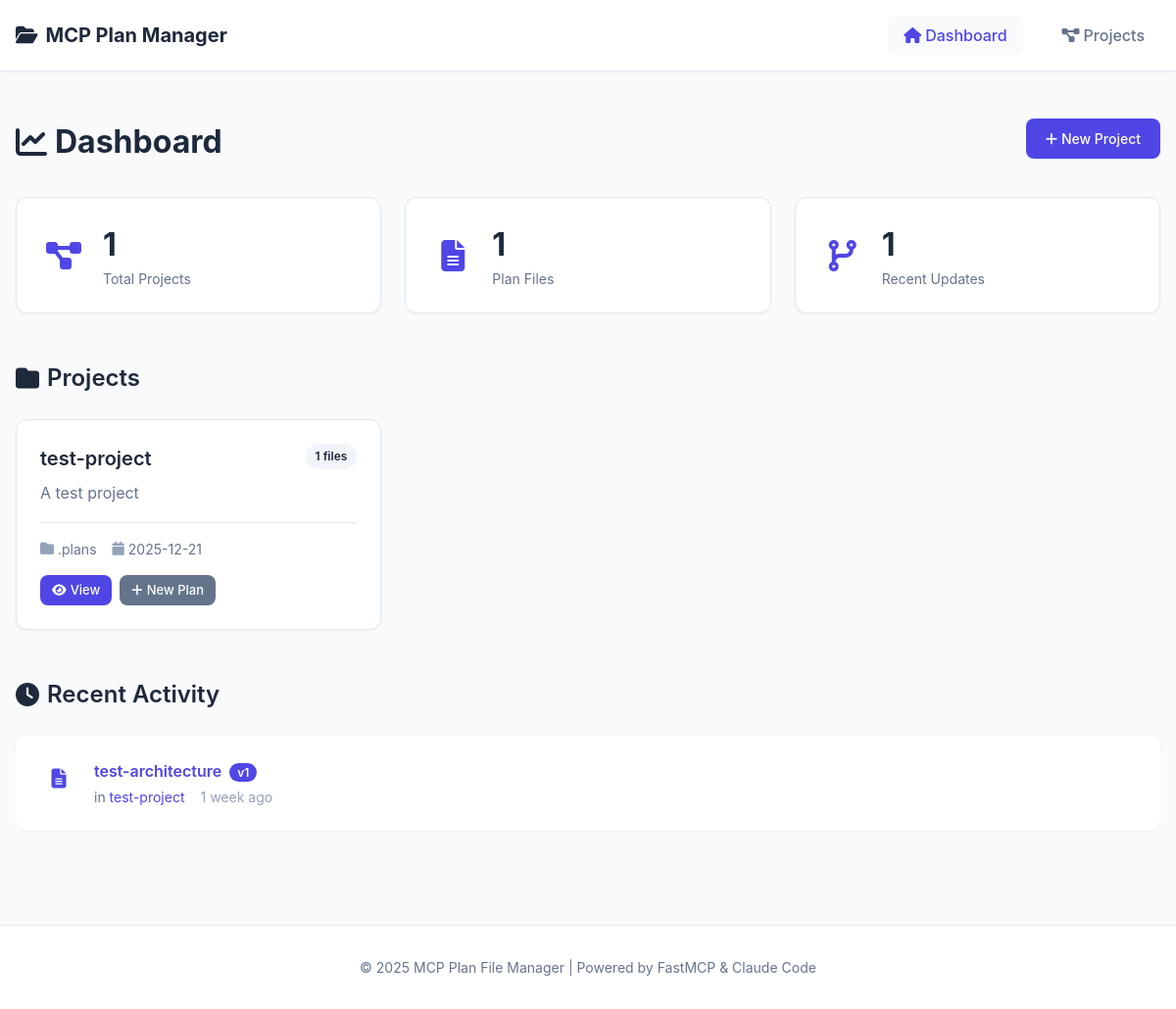
The page / on the database its author committed.
### src/database.py (models this page shows, shortened)
class ProjectModel(Base):
    __tablename__ = "projects"
    id = Column(GUID, primary_key=True, default=uuid.uuid4)
    name = Column(String, unique=True, nullable=False, index=True)
    description = Column(Text)
    project_root = Column(String)  # Absolute path to project root (where .git is)
    plan_directory = Column(String, default=".plans")  # Relative path within project
    auto_gitignore = Column(Boolean, default=True)  # Auto-update .gitignore
    created_at = Column(DateTime, default=datetime.utcnow)
    updated_at = Column(DateTime, default=datetime.utcnow, onupdate=datetime.utcnow)
    plan_files = relationship("PlanFileModel", back_populates="project", cascade="all, delete-orphan")

class PlanFileModel(Base):
    __tablename__ = "plan_files"
    id = Column(GUID, primary_key=True, default=uuid.uuid4)
    project_id = Column(GUID, ForeignKey("projects.id"), nullable=False, index=True)
    name = Column(String, nullable=False)  # Plan name (without .md extension)
    description = Column(Text)
    current_version = Column(Integer, default=1)
    auto_version = Column(Boolean, default=True)  # Auto-increment version on update
    created_at = Column(DateTime, default=datetime.utcnow)
    updated_at = Column(DateTime, default=datetime.utcnow, onupdate=datetime.utcnow)
    project = relationship("ProjectModel", back_populates="plan_files")
    versions = relationship("VersionModel", back_populates="plan_file", cascade="all, delete-orphan")

### src/web.py (the view)
@app.get("/", response_class=HTMLResponse)
async def dashboard(request: Request):
    ensure_db()
    session = get_session()
    projects = db_list_projects(session)
    total_projects = len(projects)
    total_plans = sum(len(p.plan_files) for p in projects)
    recent_activity = []
    for project in projects:
        for plan_file in project.plan_files:
            recent_activity.append({
                'project': project,
                'plan_file': plan_file,
                'updated_at': plan_file.updated_at
            })
    recent_activity.sort(key=lambda x: x['updated_at'] if x['updated_at'] else datetime.min, reverse=True)
    recent_activity = recent_activity[:10]  # Top 10
    return templates.TemplateResponse("dashboard.html", {
        "request": request,
        "projects": projects,
        "total_projects": total_projects,
        "total_plans": total_plans,
        "recent_activity": recent_activity
    })

### web/templates/dashboard.html (shortened to what this page needs)
{% extends "base.html" %}
{% block content %}
<div class="dashboard">
    <header class="page-header">
        <h1><i class="fas fa-chart-line"></i> Dashboard</h1>
        <a href="/projects/new" class="btn btn-primary">
            <i class="fas fa-plus"></i> New Project
        </a>
    </header>
    <div class="stats-grid">
        <div class="stat-card">
            <div class="stat-icon">
                <i class="fas fa-project-diagram"></i>
            </div>
            <div class="stat-info">
                <div class="stat-value">{{ total_projects }}</div>
                <div class="stat-label">Total Projects</div>
            </div>
        </div>
        <div class="stat-card">
            <div class="stat-icon">
                <i class="fas fa-file-alt"></i>
            </div>
            <div class="stat-info">
                <div class="stat-value">{{ total_plans }}</div>
                <div class="stat-label">Plan Files</div>
            </div>
        </div>
        <div class="stat-card">
            <div class="stat-icon">
                <i class="fas fa-code-branch"></i>
            </div>
            <div class="stat-info">
                <div class="stat-value">{{ recent_activity|length }}</div>
                <div class="stat-label">Recent Updates</div>
            </div>
        </div>
    </div>
    <section class="content-section">
        <h2><i class="fas fa-folder"></i> Projects</h2>
        {% if projects %}
        <div class="projects-grid">
            {% for project in projects %}
            <div class="project-card">
                <div class="project-header">
                    <h3>{{ project.name }}</h3>
                    <span class="badge">{{ project.plan_files|length }} files</span>
                </div>
                <p class="project-description">
                    {{ project.description or 'No description' }}
                </p>
                <div class="project-meta">
                    <span class="meta-item">
                        <i class="fas fa-folder"></i>
                        {{ project.plan_directory }}
                    </span>
                    <span class="meta-item">
                        <i class="fas fa-calendar"></i>
                        {{ project.created_at.strftime('%Y-%m-%d') if project.created_at }}
                    </span>
                </div>
                <div class="project-actions">
                    <a href="/projects/{{ project.id }}" class="btn btn-sm btn-primary">
                        <i class="fas fa-eye"></i> View
                    </a>
                    <a href="/projects/{{ project.id }}/plans/new" class="btn btn-sm btn-secondary">
                        <i class="fas fa-plus"></i> New Plan
                    </a>
                </div>
            </div>
            {% endfor %}
        </div>
        {% endif %}
    </section>
    {% if recent_activity %}
    <section class="content-section">
        <h2><i class="fas fa-clock"></i> Recent Activity</h2>
        <div class="activity-list">
            {% for item in recent_activity %}
            <div class="activity-item">
                <div class="activity-icon">
                    <i class="fas fa-file-alt"></i>
                </div>
                <div class="activity-content">
                    <div class="activity-title">
                        <a href="/plans/{{ item.plan_file.id }}">{{ item.plan_file.name }}</a>
                        <span class="activity-version">v{{ item.plan_file.current_version }}</span>
                    </div>
                    <div class="activity-meta">
                        <span>in <a href="/projects/{{ item.project.id }}">{{ item.project.name }}</a></span>
                        <span class="activity-time">{{ item.updated_at|relative_time if item.updated_at }}</span>
                    </div>
                </div>
            </div>
            {% endfor %}
        </div>
    </section>
    {% endif %}
</div>
{% endblock %}

### rows shown on the page
ProjectModel: name "test-project", plan_files|length "1", description "A test project", plan_directory ".plans", created_at "2025-12-21", project.name "test-project"
PlanFileModel: plan_file.name "test-architecture", plan_file.current_version "1", updated_at|relative_time "1 week ago"

### other values the page prints
{{ total_projects }} "1"
{{ total_plans }} "1"
{{ recent_activity|length }} "1"
